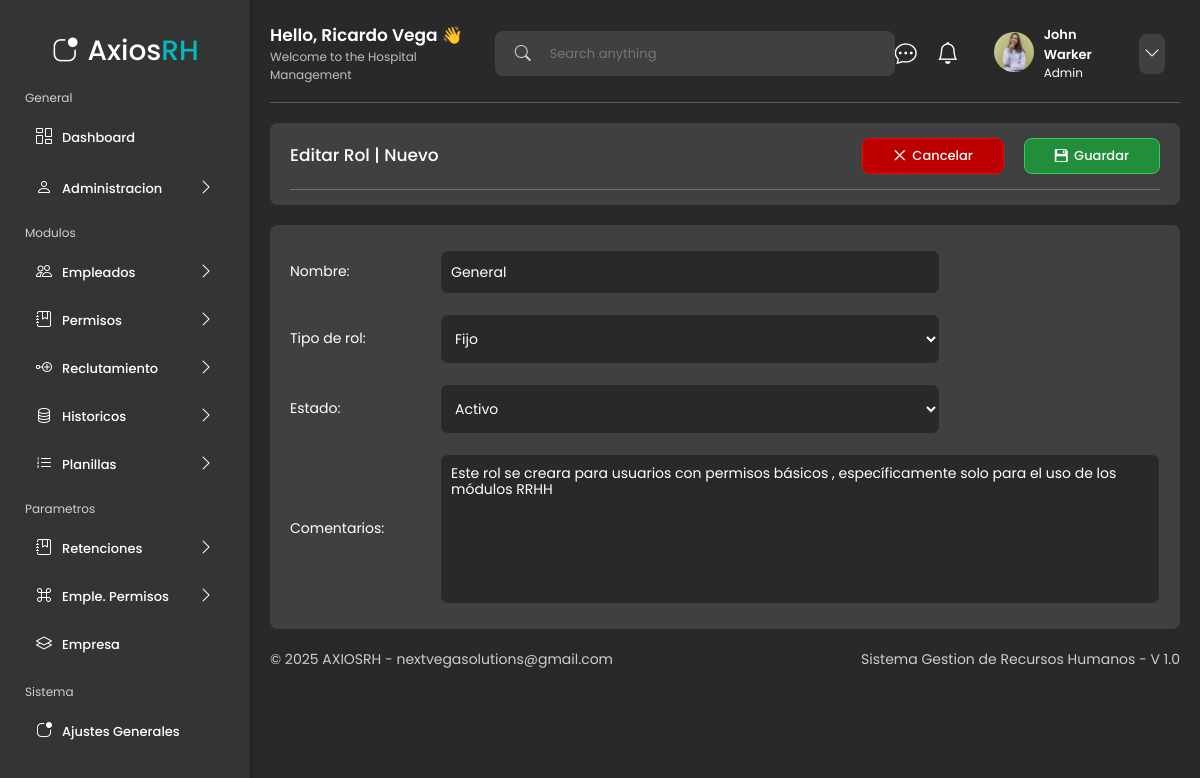
/administracion/roles/editar_rol/2/, run on the app's committed database.
### app/models.py (models this page shows, shortened)
class Rol(models.Model):
    TIPO_CHOICES = [
        ('TEMPORAL', 'Temporal'),
        ('FIJO', 'Fijo'),
    ]
    ESTADO_CHOICES = [
        ('ACTIVO', 'Activo'),
        ('INACTIVO', 'Inactivo'),
    ]
    nombre = models.CharField(max_length=100)
    tipo_rol = models.CharField(max_length=10, choices=TIPO_CHOICES)
    estado = models.CharField(max_length=10, choices=ESTADO_CHOICES)
    comentarios = models.TextField(blank=True, null=True)
    class Meta:
        verbose_name = "Rol"
        verbose_name_plural = "Roles"

### app/views.py (the view)
# urls.py: path('administracion/roles/editar_rol/<int:pk>/', views.editar_rol, name='editar_rol'),
def editar_rol(request, pk):
    rol = get_object_or_404(Rol, pk=pk)
    if request.method == 'POST':
        form = RolForm(request.POST, instance=rol)
        if form.is_valid():
            form.save()
            messages.success(request, 'Rol actualizado exitosamente.', extra_tags='update')
            return redirect('roles')  # Cambia a la vista de lista de roles
    else:
        form = RolForm(instance=rol)
    return render(request, 'pages/administracion/forms/form_rol.html', {
        'form': form,
        'title': 'Editar Rol'
    })

### app/forms.py
class RolForm(forms.ModelForm):
    comentarios = forms.CharField(
        required=True,
        widget=forms.Textarea(attrs={
            'class': 'table__left__information__form__new__block-textarea',
            'placeholder': 'Ingrese comentarios...',
        })
    )
    class Meta:
        model = Rol
        fields = ['nombre', 'tipo_rol', 'estado', 'comentarios']
        widgets = {
            'nombre': forms.TextInput(attrs={
                'class': 'table__left__information__form__new__block-input',
                'placeholder': 'Nuevo rol',
            }),
            'tipo_rol': forms.Select(attrs={
                'class': 'table__left__information__form__new__block-input',
            }),
            'estado': forms.Select(attrs={
                'class': 'table__left__information__form__new__block-input',
            }),
        }

### ui/templates/pages/administracion/forms/form_rol.html (shortened to what this page needs)
{% extends 'layouts/dashboard_layout.html' %}
{% load static %}
{% block content %}
<main class="table__principal__datos table__principal__datos__form">
    <section class="table__principal__datos__content">
        <div class="table__left__information">
            <header class="table__left__information__header">
                    <div class="table__left__information__header__title">
                            <h3 class="table__left__information__header__title-text">{{title}} | Nuevo</h3>
                    </div>
                    <div class="table__left__information__header__link">
                        <a class="table__left__information__header__link-click table__left__information__header__link-click-danger" href="{% url 'roles'%}">
                            <i class="bi bi-x-lg"></i> Cancelar</a>
                        <a href="#" id="submitNuevoRol" class="table__left__information__header__link-click">
                            <i class="bi bi-floppy2-fill"></i> Guardar
                        </a>
                    </div>
            </header>
        </div>
    </section>
    <section class="table__principal__datos__content table__principal__datos__content__from">
        <div class="table__left__information">
            <form method="POST" id="formNuevoRol" class="table__left__information__form__new">
                <div class="table__left__information__form__new__block">
                    <label class="table__left__information__form__new__block-label">Nombre:</label>
                    {{ form.nombre }}
                </div>
                <div class="table__left__information__form__new__block">
                    <label class="table__left__information__form__new__block-label">Tipo de rol:</label>
                    {{ form.tipo_rol }}
                </div>
                <div class="table__left__information__form__new__block">
                    <label class="table__left__information__form__new__block-label">Estado:</label>
                    {{ form.estado }}
                </div>
                <div class="table__left__information__form__new__block">
                    <label class="table__left__information__form__new__block-label">Comentarios:</label>
                    {{ form.comentarios }}
                </div>
            </form>
        </div>
    </section>
</main>
{% endblock %}

### data on the page
Rol: nombre "General", tipo_rol "Fijo", estado "Activo", comentarios "Este rol se creara para usuarios con permisos básicos , específicamente solo para el uso de los módulos RRHH"

### other printed values
{{ title }} "Editar Rol"
